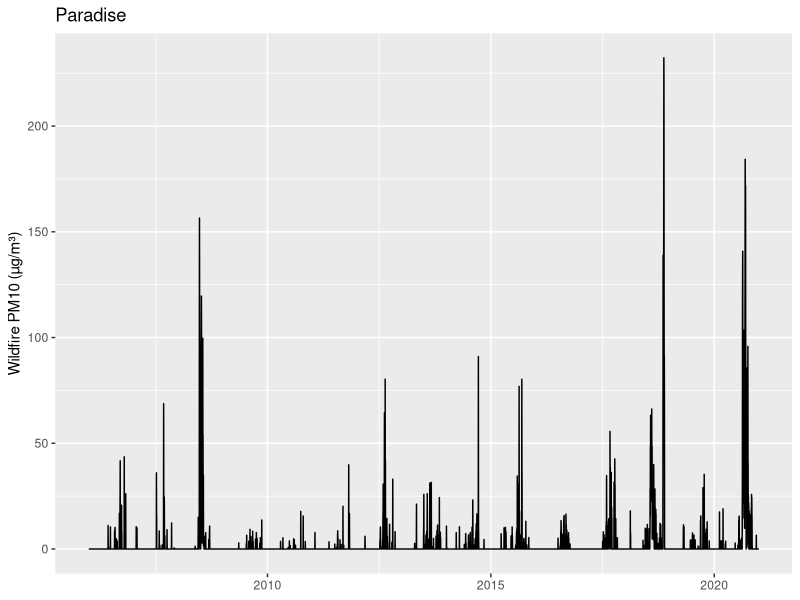

Generate this figure with R:
## ---- chunk 1
# Packages used in this lesson
required_packages <- c(
  "tidyverse"      # data manipulation and plotting
)

new_packages <- required_packages[!(required_packages %in% installed.packages()[,"Package"])]
if(length(new_packages)) install.packages(new_packages, repos = "http://cran.us.r-project.org")

invisible(lapply(required_packages, library, character.only = TRUE))
## ---- chunk 2
# data at https://ucd-rdavis.github.io/R-DAVIS/data/ca_wildfire_air.csv
air <- read_csv("data/ca_wildfire_air.csv")
head(air)
## ---- chunk 3
x <- c(1, 10, 100)
log10(x)
## ---- chunk 4
air <- air %>% mutate(pm10_other = pm10 - pm10_fire)
## ---- chunk 5
air %>%
  group_by(city) %>%
  summarise(smoke_days = sum(pm10_fire > 0))
## ---- chunk 6
cities <- unique(air$city)
cities

for (this_city in cities) {
  print(this_city)
}
## ---- chunk 7
for (this_city in cities) {
  city_data <- filter(air, city == this_city)
  print(sum(city_data$pm10_fire > 0))
}
## ---- chunk 8
smoke_days <- numeric(length(cities))   # six zeros, one per city
names(smoke_days) <- cities

for (i in seq_along(cities)) {
  city_data <- filter(air, city == cities[i])
  smoke_days[i] <- sum(city_data$pm10_fire > 0)
}

smoke_days
## ---- chunk 9
pollutants <- air %>% select(pm10, pm10_fire, ozone, ozone_fire)

lapply(pollutants, max)
## ---- chunk 10
sapply(pollutants, max)
## ---- chunk 11
round_mean <- function(x) {
  round(mean(x), 1)
}

sapply(pollutants, round_mean)
## ---- chunk 12
sapply(pollutants, function(x) round(mean(x), 1))
## ---- chunk 13
sapply(air %>% select(pm10_fire, ozone_fire), function(x) mean(x > 0))
## ---- chunk 14
sapply(cities, function(this_city) {
  city_data <- filter(air, city == this_city)
  sum(city_data$pm10_fire > 0)
})
## ---- chunk 15
sapply(cities, function(this_city) {
  city_data <- filter(air, city == this_city)
  city_data$year[which.max(city_data$pm10_fire)]
})
## ---- chunk 16
worst_days <- lapply(cities, function(this_city) {
  city_data <- filter(air, city == this_city)
  worst <- which.max(city_data$pm10_fire)
  tibble(city       = this_city,
         date       = city_data$date[worst],
         pm10_fire  = city_data$pm10_fire[worst],
         ozone_fire = city_data$ozone_fire[worst])
})

worst_days[[1]]   # the first element of the list: a one-row tibble
bind_rows(worst_days)
## ---- chunk 17
smoke_summary <- function(data, place) {
  place_data <- filter(data, city == place)
  tibble(city       = place,
         smoke_days = sum(place_data$pm10_fire > 0),
         fire_pct   = round(100 * sum(place_data$pm10_fire) / sum(place_data$pm10), 1))
}

smoke_summary(air, "Paradise")
## ---- chunk 18
lapply(cities, function(this_city) smoke_summary(air, this_city)) %>%
  bind_rows()
## ---- chunk 19
by_city <- split(air, air$city)
names(by_city)
sapply(by_city, nrow)
## ---- chunk 20
sapply(by_city, function(city_data) {
  per_year <- city_data %>%
    group_by(year) %>%
    summarise(smoke_days = sum(pm10_fire > 0))
  fit <- lm(smoke_days ~ year, data = per_year)
  coef(fit)[["year"]]
})
## ---- chunk 21
smoke_plots <- lapply(by_city, function(city_data) {
  ggplot(city_data, aes(x = date, y = pm10_fire)) +
    geom_line() +
    labs(title = city_data$city[1], x = NULL, y = "Wildfire PM10 (µg/m³)")
})

smoke_plots$Paradise
